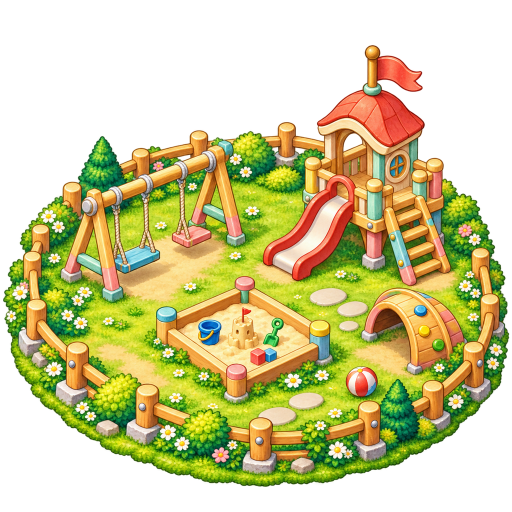
#> input picture art/v220/kinder/bld_playground_on.png, 1024 x 1024 px, given in place of v_intro.png, which was not available (shown at 1/2 size)
$ python mkvid.py
#> lines starting #> are read from the running program, lines starting #| are printed output that depends on the picture
import json, os, sys, subprocess
from PIL import Image, ImageDraw
FPS=30; V='/home/claude/promo/vid/'
TL=[('intro',None,1.5,0),('kinder','v_kinder',2.5,0.3),('fight','v_fight',4.0,0.4),('boss','v_boss',3.0,1.0),('campus','v_campus',2.5,0.3),('xmas','v_xmas',2.0,0.3),('story','v_story',2.0,0.4),('end',None,2.0,0)]
TWO={'kinder','boss','campus','xmas'}
def rr_mask(w,h,r,top_only=False):
    m=Image.new('L',(w,h),0); d=ImageDraw.Draw(m); d.rounded_rectangle((0,0,w-1,h+ (r if top_only else 0)-1),r,fill=255); return m
cache={}
def src(name, t):
    ts=cache.setdefault(name, json.load(open(V+name+'/ts.json')))
    i=min(range(len(ts)), key=lambda k: abs(ts[k]-t)); return Image.open(f'{V}{name}/{i:05d}.jpg').convert('RGB')
def frame(fmt, seg, name, t, local, dur):
#> called with fmt = 'v', seg = 'intro', t = 0, local = 0, dur = 1.5
    W,H={'v':(1080,1920),'h':(1920,1080),'s':(1080,1080)}[fmt]
    bg=Image.open(f'vbg/{fmt}_{seg}.png').convert('RGB')
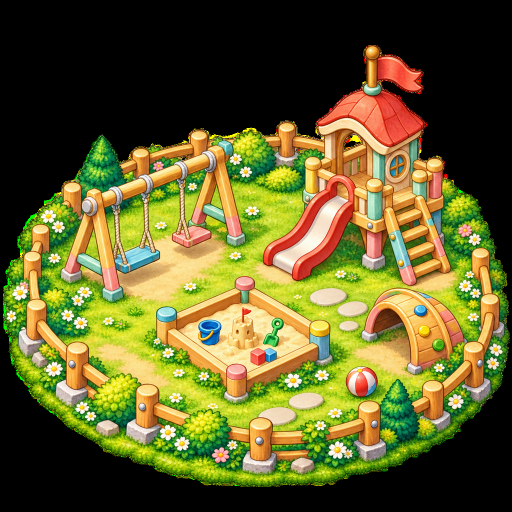
#> bg: PIL image 1024x1024 RGB (shown at 1/2 size); mean R, G, B 99.3, 95.7, 41.6
    if name is None:
        z=1+0.05*local/dur; bw,bh=int(W*z),int(H*z); bg=bg.resize((bw,bh),Image.LANCZOS).crop(((bw-W)//2,(bh-H)//2,(bw-W)//2+W,(bh-H)//2+H)); return bg
#> after `bg = bg.resize((bw, bh), Image.LANCZOS).crop(((bw - W) // 2, (bh - H) `:
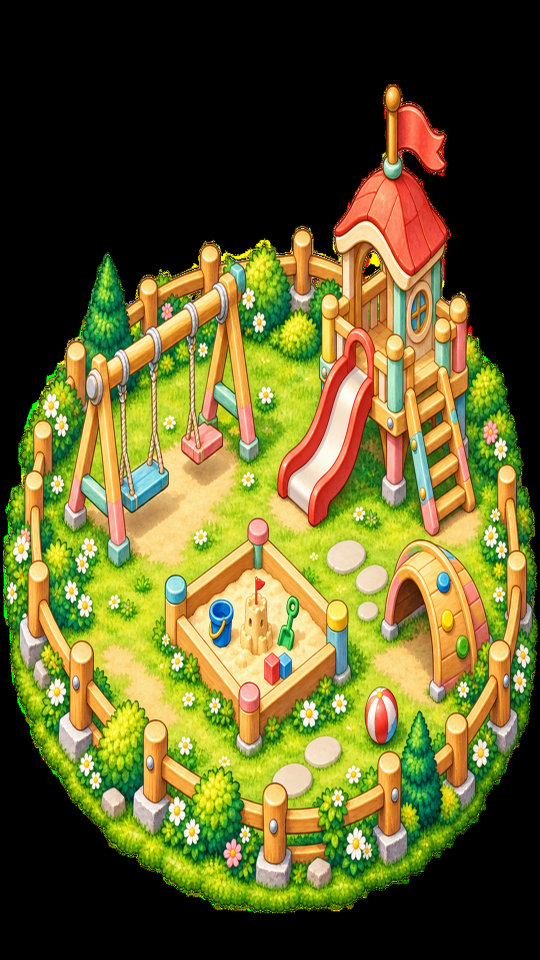
#> bg: PIL image 1080x1920 RGB (shown at 1/2 size); mean R, G, B 99.3, 95.8, 41.7
    g=src(name,t)
    if fmt=='v':
        if seg in ('fight','boss','story'): g=g.crop((60,250,1020,1919))
        gw=860; gh=round(g.height*gw/g.width); g=g.resize((gw,gh),Image.LANCZOS); top=440 if seg in TWO else 340
        bw=14; box=Image.new('RGB',(gw+2*bw,gh+bw),'white'); box.paste(g,(bw,bw)); m=rr_mask(box.width,box.height,64,True)
        bg.paste(box,((W-box.width)//2,top),m)
    else:
        gh=1000; gw=round(1080*gh/1919); g=g.resize((gw,gh),Image.LANCZOS); bw=10
        box=Image.new('RGB',(gw+2*bw,gh+2*bw),'white'); box.paste(g,(bw,bw)); m=rr_mask(box.width,box.height,44)
        x = 1180 if fmt=='h' else 540; bg.paste(box,(x,(H-box.height)//2),m)
    return bg
def build(fmt):
    out=f'frames_{fmt}/'; os.makedirs(out,exist_ok=True)
    for f in os.listdir(out): os.remove(out+f)
    n=0; prev=None; XF=6
    for seg,name,dur,start in TL:
        N=int(round(dur*FPS))
        for k in range(N):
            im=frame(fmt,seg,name,start+k/FPS,k/FPS,dur)
            if prev is not None and k<XF: im=Image.blend(prev,im,(k+1)/(XF+1))
            im.save(f'{out}{n:05d}.jpg',quality=93); n+=1
        prev=im
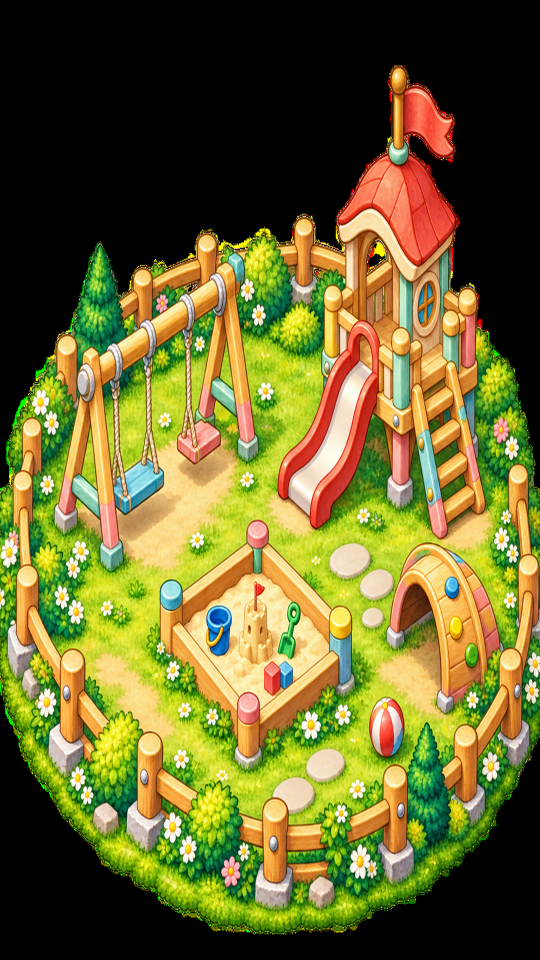
#> prev: PIL image 1080x1920 RGB (shown at 1/2 size); mean R, G, B 108.8, 104.5, 45.6
    return n
fmts=sys.argv[1:] or ['v','h','s']
for fmt in fmts:
#> (the run stopped early here; a loop or call above may not have finished)
